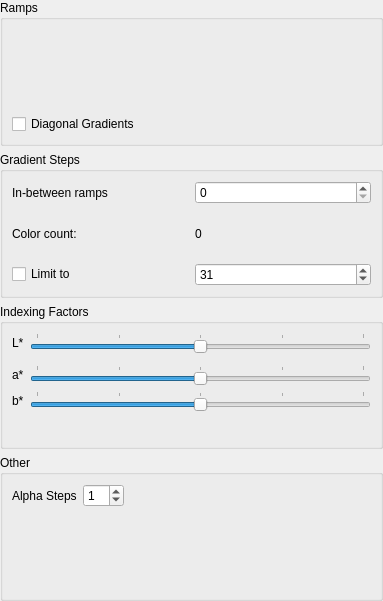
<?xml version="1.0" encoding="utf-8"?>
<ui version="4.0">
 <author>
    SPDX-FileCopyrightText: none
    SPDX-License-Identifier: GPL-3.0-or-later
  </author>
 <class>KisWdgIndexColors</class>
 <widget class="QWidget" name="KisWdgIndexColors">
  <property name="geometry">
   <rect>
    <x>0</x>
    <y>0</y>
    <width>383</width>
    <height>601</height>
   </rect>
  </property>
  <layout class="QGridLayout" name="gridLayout">
   <property name="leftMargin">
    <number>0</number>
   </property>
   <property name="topMargin">
    <number>0</number>
   </property>
   <property name="rightMargin">
    <number>0</number>
   </property>
   <property name="bottomMargin">
    <number>0</number>
   </property>
   <item column="0" row="0">
    <widget class="QGroupBox" name="groupBox">
     <property name="title">
      <string>Ramps</string>
     </property>
     <property name="flat">
      <bool>true</bool>
     </property>
     <layout class="QGridLayout" name="gridLayout_2">
      <item column="0" row="1">
       <widget class="QWidget" name="colorsBox" native="true">
        <property name="minimumSize">
         <size>
          <width>20</width>
          <height>20</height>
         </size>
        </property>
        <layout class="QGridLayout" name="layoutColors">
         <property name="sizeConstraint">
          <enum>QLayout::SetMinimumSize</enum>
         </property>
         <property name="leftMargin">
          <number>0</number>
         </property>
         <property name="topMargin">
          <number>0</number>
         </property>
         <property name="rightMargin">
          <number>0</number>
         </property>
         <property name="bottomMargin">
          <number>0</number>
         </property>
         <property name="horizontalSpacing">
          <number>6</number>
         </property>
        </layout>
       </widget>
      </item>
      <item column="0" row="2">
       <widget class="QCheckBox" name="diagCheck">
        <property name="text">
         <string>Diagonal Gradients</string>
        </property>
       </widget>
      </item>
     </layout>
    </widget>
   </item>
   <item column="0" row="2">
    <widget class="QGroupBox" name="gradientStepsBox">
     <property name="title">
      <string>Gradient Steps</string>
     </property>
     <property name="flat">
      <bool>true</bool>
     </property>
     <layout class="QGridLayout" name="layoutGradientSteps">
      <item column="0" row="3">
       <widget class="QCheckBox" name="colorLimitCheck">
        <property name="text">
         <string>Limit to</string>
        </property>
       </widget>
      </item>
      <item column="1" row="3">
       <widget class="KisIntParseSpinBox" name="colorLimit">
        <property name="enabled">
         <bool>true</bool>
        </property>
        <property name="minimum">
         <number>3</number>
        </property>
        <property name="maximum">
         <number>256</number>
        </property>
        <property name="value">
         <number>31</number>
        </property>
       </widget>
      </item>
      <item column="1" row="0">
       <widget class="KisIntParseSpinBox" name="in betweenSpinBox">
        <property name="minimum">
         <number>0</number>
        </property>
        <property name="maximum">
         <number>8</number>
        </property>
        <property name="value">
         <number>0</number>
        </property>
       </widget>
      </item>
      <item column="0" row="0">
       <widget class="QLabel" name="label">
        <property name="text">
         <string>In-between ramps</string>
        </property>
       </widget>
      </item>
      <item colspan="2" column="0" row="1">
       <layout class="QGridLayout" name="layoutRowSteps">
        <property name="sizeConstraint">
         <enum>QLayout::SetMinimumSize</enum>
        </property>
        <property name="leftMargin">
         <number>0</number>
        </property>
        <property name="topMargin">
         <number>0</number>
        </property>
        <property name="rightMargin">
         <number>0</number>
        </property>
        <property name="bottomMargin">
         <number>0</number>
        </property>
       </layout>
      </item>
      <item column="0" row="2">
       <widget class="QLabel" name="label_3">
        <property name="text">
         <string>Color count:</string>
        </property>
       </widget>
      </item>
      <item column="1" row="2">
       <widget class="QLabel" name="colorCount">
        <property name="text">
         <string>0</string>
        </property>
       </widget>
      </item>
     </layout>
    </widget>
   </item>
   <item column="0" row="3">
    <widget class="QGroupBox" name="indexingBox">
     <property name="title">
      <string>Indexing Factors</string>
     </property>
     <property name="flat">
      <bool>true</bool>
     </property>
     <layout class="QFormLayout" name="formLayout_2">
      <item column="0" row="0">
       <widget class="QLabel" name="label_4">
        <property name="text">
         <string>L*</string>
        </property>
       </widget>
      </item>
      <item column="1" row="0">
       <widget class="QSlider" name="luminanceSlider">
        <property name="minimumSize">
         <size>
          <width>125</width>
          <height>0</height>
         </size>
        </property>
        <property name="minimum">
         <number>0</number>
        </property>
        <property name="maximum">
         <number>200</number>
        </property>
        <property name="value">
         <number>100</number>
        </property>
        <property name="orientation">
         <enum>Qt::Horizontal</enum>
        </property>
        <property name="tickPosition">
         <enum>QSlider::TicksAbove</enum>
        </property>
        <property name="tickInterval">
         <number>50</number>
        </property>
       </widget>
      </item>
      <item column="1" row="1">
       <spacer name="horizontalSpacer">
        <property name="orientation">
         <enum>Qt::Horizontal</enum>
        </property>
        <property name="sizeHint" stdset="0">
         <size>
          <width>0</width>
          <height>0</height>
         </size>
        </property>
       </spacer>
      </item>
      <item column="0" row="2">
       <widget class="QLabel" name="label_5">
        <property name="text">
         <string>a*</string>
        </property>
       </widget>
      </item>
      <item column="1" row="2">
       <widget class="QSlider" name="aSlider">
        <property name="minimumSize">
         <size>
          <width>125</width>
          <height>0</height>
         </size>
        </property>
        <property name="maximum">
         <number>200</number>
        </property>
        <property name="value">
         <number>100</number>
        </property>
        <property name="orientation">
         <enum>Qt::Horizontal</enum>
        </property>
        <property name="tickPosition">
         <enum>QSlider::TicksAbove</enum>
        </property>
        <property name="tickInterval">
         <number>50</number>
        </property>
       </widget>
      </item>
      <item column="0" row="3">
       <widget class="QLabel" name="label_6">
        <property name="text">
         <string>b*</string>
        </property>
       </widget>
      </item>
      <item column="1" row="3">
       <widget class="QSlider" name="bSlider">
        <property name="minimumSize">
         <size>
          <width>125</width>
          <height>0</height>
         </size>
        </property>
        <property name="maximum">
         <number>200</number>
        </property>
        <property name="value">
         <number>100</number>
        </property>
        <property name="orientation">
         <enum>Qt::Horizontal</enum>
        </property>
        <property name="tickPosition">
         <enum>QSlider::TicksAbove</enum>
        </property>
        <property name="tickInterval">
         <number>50</number>
        </property>
       </widget>
      </item>
     </layout>
    </widget>
   </item>
   <item column="0" row="4">
    <widget class="QGroupBox" name="otherBox">
     <property name="title">
      <string>Other</string>
     </property>
     <property name="flat">
      <bool>true</bool>
     </property>
     <layout class="QFormLayout" name="formLayout">
      <property name="fieldGrowthPolicy">
       <enum>QFormLayout::ExpandingFieldsGrow</enum>
      </property>
      <item column="0" row="0">
       <widget class="QLabel" name="label_2">
        <property name="text">
         <string>Alpha Steps</string>
        </property>
       </widget>
      </item>
      <item column="1" row="0">
       <widget class="KisIntParseSpinBox" name="alphaStepsSpinBox">
        <property name="minimum">
         <number>0</number>
        </property>
        <property name="maximum">
         <number>32</number>
        </property>
        <property name="value">
         <number>1</number>
        </property>
       </widget>
      </item>
     </layout>
    </widget>
   </item>
  </layout>
 </widget>
 <customwidgets>
  <customwidget>
   <class>KisIntParseSpinBox</class>
   <extends>QSpinBox</extends>
   <header>kis_int_parse_spin_box.h</header>
  </customwidget>
 </customwidgets>
 <resources/>
 <connections>
  <connection>
   <sender>colorLimitCheck</sender>
   <signal>toggled(bool)</signal>
   <receiver>colorLimit</receiver>
   <slot>setEnabled(bool)</slot>
   <hints>
    <hint type="sourcelabel">
     <x>79</x>
     <y>281</y>
    </hint>
    <hint type="destinationlabel">
     <x>158</x>
     <y>285</y>
    </hint>
   </hints>
  </connection>
 </connections>
</ui>
